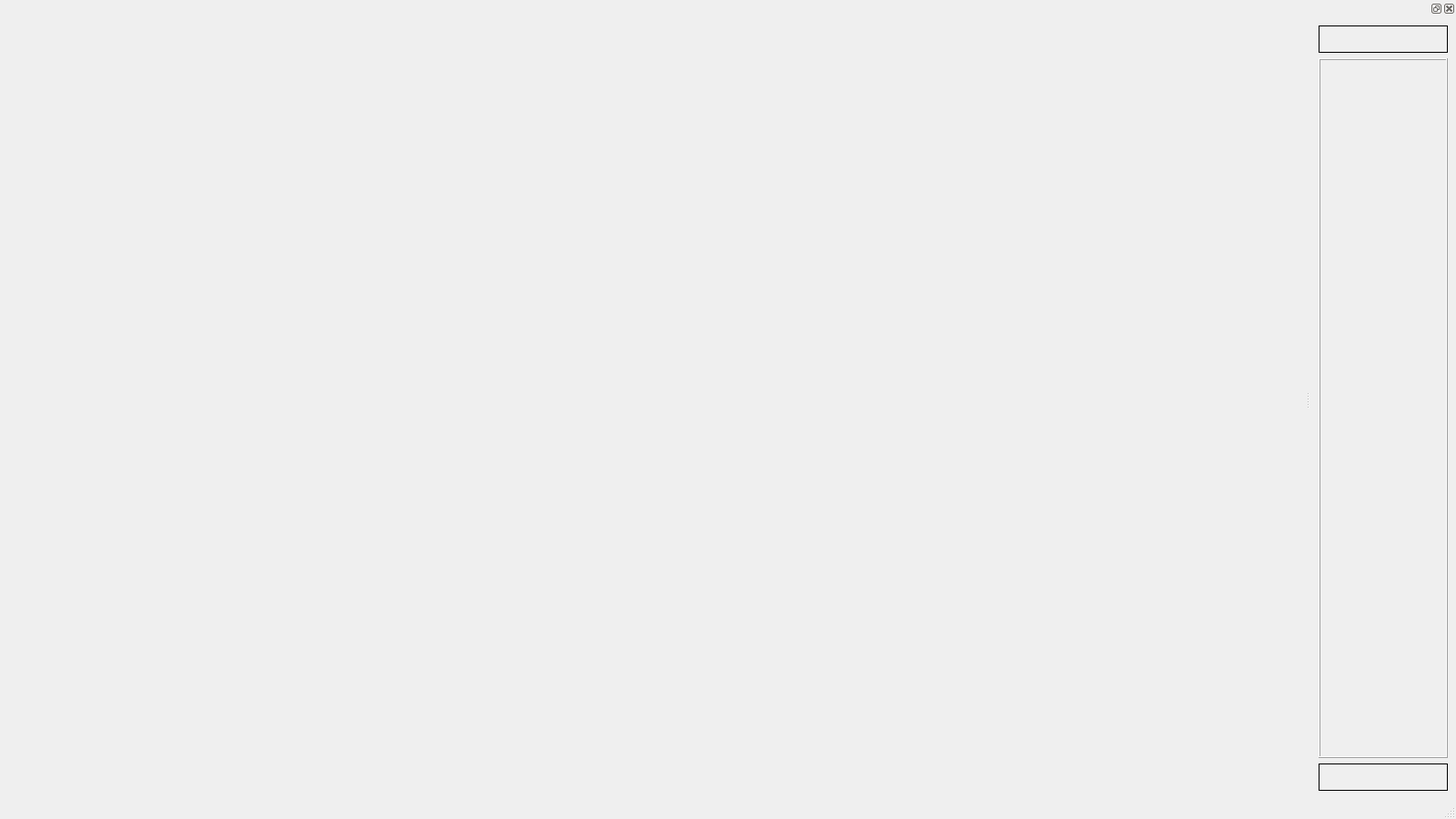
<?xml version="1.0" encoding="UTF-8"?>
<ui version="4.0">
 <class>ACKMP</class>
 <widget class="QMainWindow" name="ACKMP">
  <property name="geometry">
   <rect>
    <x>0</x>
    <y>0</y>
    <width>1600</width>
    <height>900</height>
   </rect>
  </property>
  <property name="windowTitle">
   <string>MainWindow</string>
  </property>
  <widget class="QWidget" name="centralwidget">
   <layout class="QHBoxLayout" name="horizontalLayout">
    <item>
     <widget class="QWidget" name="showwidget" native="true"/>
    </item>
   </layout>
  </widget>
  <widget class="QMenuBar" name="menubar">
   <property name="geometry">
    <rect>
     <x>0</x>
     <y>0</y>
     <width>1600</width>
     <height>26</height>
    </rect>
   </property>
  </widget>
  <widget class="QStatusBar" name="statusbar"/>
  <widget class="QDockWidget" name="dockwidget">
   <property name="minimumSize">
    <size>
     <width>160</width>
     <height>132</height>
    </size>
   </property>
   <property name="maximumSize">
    <size>
     <width>400</width>
     <height>524287</height>
    </size>
   </property>
   <attribute name="dockWidgetArea">
    <number>2</number>
   </attribute>
   <widget class="QWidget" name="dockWidgetContents">
    <layout class="QVBoxLayout" name="verticalLayout">
     <item>
      <widget class="QLabel" name="outputlab">
       <property name="minimumSize">
        <size>
         <width>0</width>
         <height>30</height>
        </size>
       </property>
       <property name="maximumSize">
        <size>
         <width>16777215</width>
         <height>30</height>
        </size>
       </property>
       <property name="frameShape">
        <enum>QFrame::Box</enum>
       </property>
       <property name="text">
        <string/>
       </property>
      </widget>
     </item>
     <item>
      <widget class="QFrame" name="codewidget">
       <property name="frameShape">
        <enum>QFrame::Box</enum>
       </property>
       <property name="frameShadow">
        <enum>QFrame::Raised</enum>
       </property>
      </widget>
     </item>
     <item>
      <widget class="QLabel" name="statuslab">
       <property name="minimumSize">
        <size>
         <width>0</width>
         <height>30</height>
        </size>
       </property>
       <property name="maximumSize">
        <size>
         <width>16777215</width>
         <height>30</height>
        </size>
       </property>
       <property name="frameShape">
        <enum>QFrame::Box</enum>
       </property>
       <property name="text">
        <string/>
       </property>
      </widget>
     </item>
    </layout>
   </widget>
  </widget>
 </widget>
 <resources/>
 <connections/>
</ui>
